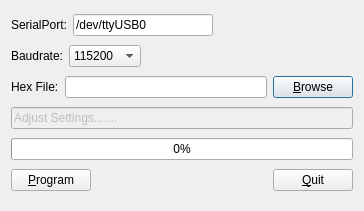
<ui version="4.0" >
 <class>prog8051</class>
 <widget class="QDialog" name="prog8051" >
  <property name="geometry" >
   <rect>
    <x>0</x>
    <y>0</y>
    <width>364</width>
    <height>211</height>
   </rect>
  </property>
  <property name="windowTitle" >
   <string>Prog8051</string>
  </property>
  <layout class="QVBoxLayout" >
   <item>
    <layout class="QHBoxLayout" >
     <item>
      <widget class="QLabel" name="label" >
       <property name="text" >
        <string>SerialPort:</string>
       </property>
      </widget>
     </item>
     <item>
      <widget class="QLineEdit" name="SerialPort" >
       <property name="text" >
        <string>/dev/ttyUSB0</string>
       </property>
      </widget>
     </item>
     <item>
      <spacer>
       <property name="orientation" >
        <enum>Qt::Horizontal</enum>
       </property>
       <property name="sizeHint" >
        <size>
         <width>40</width>
         <height>20</height>
        </size>
       </property>
      </spacer>
     </item>
    </layout>
   </item>
   <item>
    <layout class="QHBoxLayout" >
     <item>
      <widget class="QLabel" name="label_2" >
       <property name="text" >
        <string>Baudrate:</string>
       </property>
      </widget>
     </item>
     <item>
      <widget class="QComboBox" name="Baudrate" >
       <item>
        <property name="text" >
         <string>115200</string>
        </property>
       </item>
       <item>
        <property name="text" >
         <string>19200</string>
        </property>
       </item>
       <item>
        <property name="text" >
         <string>9600</string>
        </property>
       </item>
       <item>
        <property name="text" >
         <string>4800</string>
        </property>
       </item>
      </widget>
     </item>
     <item>
      <spacer>
       <property name="orientation" >
        <enum>Qt::Horizontal</enum>
       </property>
       <property name="sizeHint" >
        <size>
         <width>40</width>
         <height>20</height>
        </size>
       </property>
      </spacer>
     </item>
    </layout>
   </item>
   <item>
    <layout class="QHBoxLayout" >
     <item>
      <widget class="QLabel" name="label_3" >
       <property name="text" >
        <string>Hex File:</string>
       </property>
      </widget>
     </item>
     <item>
      <widget class="QLineEdit" name="HexFile" />
     </item>
     <item>
      <widget class="QPushButton" name="BrowseButton" >
       <property name="text" >
        <string>&amp;Browse</string>
       </property>
      </widget>
     </item>
    </layout>
   </item>
   <item>
    <widget class="QLineEdit" name="Instructions" >
     <property name="enabled" >
      <bool>false</bool>
     </property>
     <property name="text" >
      <string>Adjust Settings.......</string>
     </property>
     <property name="readOnly" >
      <bool>true</bool>
     </property>
    </widget>
   </item>
   <item>
    <widget class="QProgressBar" name="ProgressBar" >
     <property name="value" >
      <number>0</number>
     </property>
    </widget>
   </item>
   <item>
    <layout class="QHBoxLayout" >
     <item>
      <widget class="QPushButton" name="ProgramButton" >
       <property name="text" >
        <string>&amp;Program</string>
       </property>
      </widget>
     </item>
     <item>
      <spacer>
       <property name="orientation" >
        <enum>Qt::Horizontal</enum>
       </property>
       <property name="sizeHint" >
        <size>
         <width>40</width>
         <height>20</height>
        </size>
       </property>
      </spacer>
     </item>
     <item>
      <widget class="QPushButton" name="QuitButton" >
       <property name="text" >
        <string>&amp;Quit</string>
       </property>
      </widget>
     </item>
    </layout>
   </item>
  </layout>
 </widget>
 <resources/>
 <connections/>
</ui>
